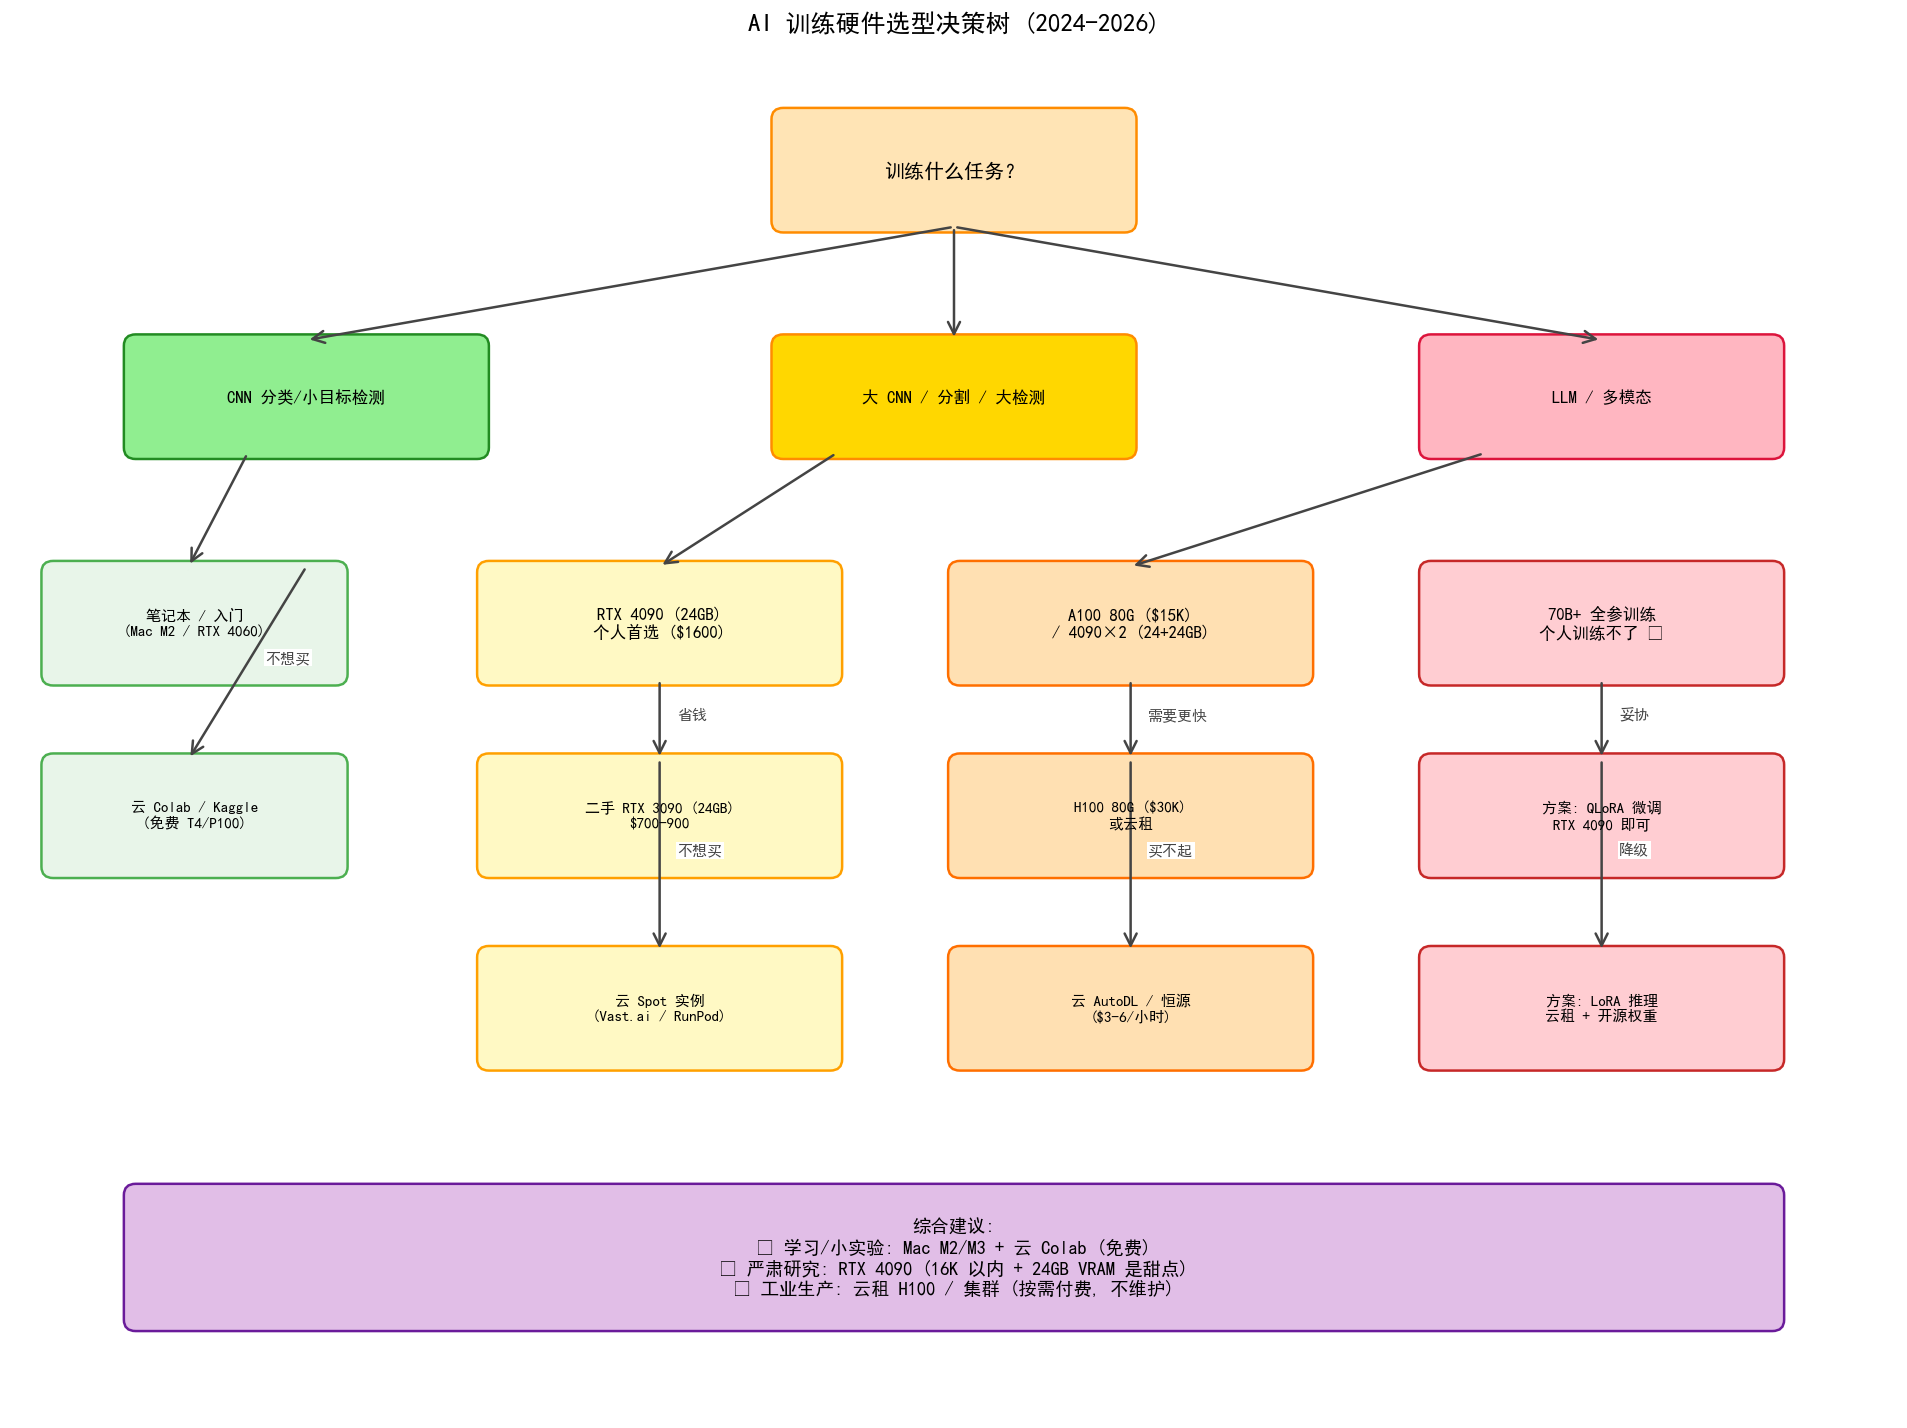

Here is the Python script that generated this plot:
"""
AI Hardware Selection Decision Tree
=====================================
A flowchart showing decision points for choosing training hardware.

Output: assets/figures/10-8-selection-decision-tree.png
"""
import matplotlib.pyplot as plt
from matplotlib.patches import FancyBboxPatch, FancyArrowPatch
import numpy as np


fig, ax = plt.subplots(figsize=(16, 12))
ax.set_xlim(0, 16)
ax.set_ylim(0, 12)
ax.axis('off')


def add_box(ax, x, y, w, h, text, fc='#E8F4FD', ec='#1F77B4', fontsize=10, fontweight='normal'):
    box = FancyBboxPatch((x, y), w, h, boxstyle='round,pad=0.05,rounding_size=0.1',
                          fc=fc, ec=ec, linewidth=1.5)
    ax.add_patch(box)
    ax.text(x + w/2, y + h/2, text, ha='center', va='center',
            fontsize=fontsize, fontweight=fontweight)


def add_arrow(ax, x1, y1, x2, y2, label='', color='#444'):
    arr = FancyArrowPatch((x1, y1), (x2, y2), arrowstyle='->', color=color, lw=1.5,
                          mutation_scale=18)
    ax.add_patch(arr)
    if label:
        mid_x, mid_y = (x1 + x2) / 2, (y1 + y2) / 2
        ax.text(mid_x + 0.15, mid_y, label, fontsize=9, color=color,
                fontweight='bold', bbox=dict(facecolor='white', edgecolor='none', pad=1))


# Root
add_box(ax, 6.5, 10.5, 3, 1, '训练什么任务？', fc='#FFE4B5', ec='#FF8C00', fontsize=12, fontweight='bold')

# Branches
add_box(ax, 1, 8.5, 3, 1, 'CNN 分类/小目标检测', fc='#90EE90', ec='#228B22', fontsize=10)
add_box(ax, 6.5, 8.5, 3, 1, '大 CNN / 分割 / 大检测', fc='#FFD700', ec='#FF8C00', fontsize=10)
add_box(ax, 12, 8.5, 3, 1, 'LLM / 多模态', fc='#FFB6C1', ec='#DC143C', fontsize=10)

add_arrow(ax, 8, 10.5, 2.5, 9.5)
add_arrow(ax, 8, 10.5, 8, 9.5)
add_arrow(ax, 8, 10.5, 13.5, 9.5)

# L1: 8 GB
add_box(ax, 0.3, 6.5, 2.5, 1, '笔记本 / 入门\n(Mac M2 / RTX 4060)', fc='#E8F5E9', ec='#4CAF50', fontsize=9)
add_box(ax, 0.3, 4.8, 2.5, 1, '云 Colab / Kaggle\n(免费 T4/P100)', fc='#E8F5E9', ec='#4CAF50', fontsize=9)

add_arrow(ax, 2, 8.5, 1.5, 7.5)
add_arrow(ax, 2.5, 7.5, 1.5, 5.8, label='不想买')

# L2: 16-24 GB
add_box(ax, 4, 6.5, 3, 1, 'RTX 4090 (24GB)\n个人首选 ($1600)', fc='#FFF9C4', ec='#FFA000', fontsize=10, fontweight='bold')
add_box(ax, 4, 4.8, 3, 1, '二手 RTX 3090 (24GB)\n$700-900', fc='#FFF9C4', ec='#FFA000', fontsize=9)
add_box(ax, 4, 3.1, 3, 1, '云 Spot 实例\n(Vast.ai / RunPod)', fc='#FFF9C4', ec='#FFA000', fontsize=9)

add_arrow(ax, 7, 8.5, 5.5, 7.5)
add_arrow(ax, 5.5, 6.5, 5.5, 5.8, label='省钱')
add_arrow(ax, 5.5, 5.8, 5.5, 4.1, label='不想买')

# L3: 40-80 GB
add_box(ax, 8, 6.5, 3, 1, 'A100 80G ($15K)\n/ 4090×2 (24+24GB)', fc='#FFE0B2', ec='#FF6F00', fontsize=10, fontweight='bold')
add_box(ax, 8, 4.8, 3, 1, 'H100 80G ($30K)\n或云租', fc='#FFE0B2', ec='#FF6F00', fontsize=9)
add_box(ax, 8, 3.1, 3, 1, '云 AutoDL / 恒源\n($3-6/小时)', fc='#FFE0B2', ec='#FF6F00', fontsize=9)

add_arrow(ax, 12.5, 8.5, 9.5, 7.5)
add_arrow(ax, 9.5, 6.5, 9.5, 5.8, label='需要更快')
add_arrow(ax, 9.5, 5.8, 9.5, 4.1, label='买不起')

# LLM = 个人训练不了
add_box(ax, 12, 6.5, 3, 1, '70B+ 全参训练\n个人训练不了 ⚠', fc='#FFCDD2', ec='#C62828', fontsize=10, fontweight='bold')
add_box(ax, 12, 4.8, 3, 1, '方案: QLoRA 微调\nRTX 4090 即可', fc='#FFCDD2', ec='#C62828', fontsize=9)
add_box(ax, 12, 3.1, 3, 1, '方案: LoRA 推理\n云租 + 开源权重', fc='#FFCDD2', ec='#C62828', fontsize=9)

add_arrow(ax, 13.5, 6.5, 13.5, 5.8, label='妥协')
add_arrow(ax, 13.5, 5.8, 13.5, 4.1, label='降级')

# Bottom: 综合建议
add_box(ax, 1, 0.8, 14, 1.2, '综合建议:\n• 学习/小实验: Mac M2/M3 + 云 Colab (免费)\n• 严肃研究: RTX 4090 (16K 以内 + 24GB VRAM 是甜点)\n• 工业生产: 云租 H100 / 集群 (按需付费, 不维护)',
        fc='#E1BEE7', ec='#6A1B9A', fontsize=11, fontweight='bold')

ax.set_title('AI 训练硬件选型决策树 (2024-2026)',
             fontsize=15, fontweight='bold', pad=15)
plt.tight_layout()
plt.savefig('assets/figures/10-8-selection-decision-tree.png', dpi=120, bbox_inches='tight', facecolor='white')
print('  ✓ Saved: assets/figures/10-8-selection-decision-tree.png')
